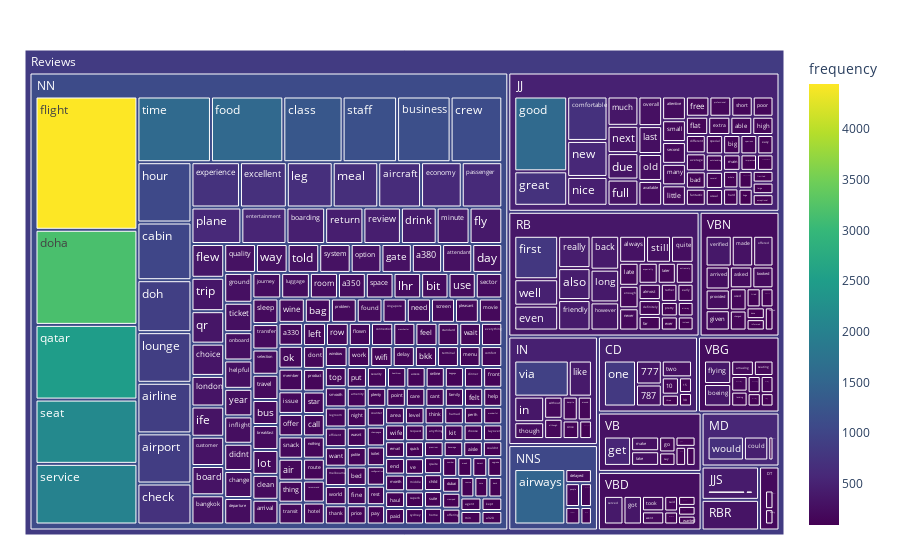

Source (notebook cell):
### Code cell
prepoc_bow_words_freq["pos_tag"] = prepoc_bow_words_freq["words"].apply(get_pos_tag)

#create a tree map
fig = px.treemap(prepoc_bow_words_freq[:350], 
                path=[px.Constant('Reviews'), 'pos_tag','words'], 
                values='frequency',
                color='frequency',
                color_continuous_scale='viridis',
                )

fig.update_layout(margin = dict(t=50, l=25, r=25, b=25))
fig.show()

### Figure 1 — Plotly figure (JSON) as saved in the notebook; plotly's stock layout.template omitted (floating-point values rounded to 4 significant figures; data arrays with more than 128 entries replaced by an {"elided": "..."} marker saying what was removed)
{"data": [{"branchvalues": "total", "customdata": {"elided": "365x1 float values"}, "domain": {"x": [0, 1], "y": [0, 1]}, "hovertemplate": "labels=%{label}<br>frequency_sum=%{value}<br>parent=%{parent}<br>id=%{id}<br>frequency=%{color}<extra></extra>", "ids": {"elided": "365 str values"}, "labels": {"elided": "365 str values"}, "marker": {"coloraxis": "coloraxis", "colors": {"elided": "365 float values"}}, "name": "", "parents": {"elided": "365 str values"}, "type": "treemap", "values": {"elided": "365 float values"}}], "layout": {"coloraxis": {"colorbar": {"title": {"text": "frequency"}}, "colorscale": [[0, "#440154"], [0.1111, "#482878"], [0.2222, "#3e4989"], [0.3333, "#31688e"], [0.4444, "#26828e"], [0.5556, "#1f9e89"], [0.6667, "#35b779"], [0.7778, "#6ece58"], [0.8889, "#b5de2b"], [1, "#fde725"]]}, "legend": {"tracegroupgap": 0}, "margin": {"b": 25, "l": 25, "r": 25, "t": 50}}}
